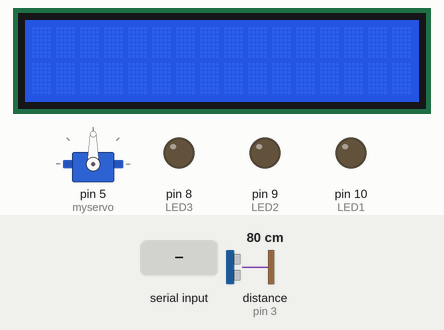
The sketch below on a simulated Arduino Uno, built with avr-gcc and run on an emulated ATmega328P. Parts: 16×2 character LCD, servo, output pins drawn as LEDs (lit = HIGH). The test bench sets the inputs (shaded band); at power-on: distance to the obstacle (sensor on pin 3) 80 cm. The echo pulse lasts 58.3 µs per cm; pins used as bus, display or sensor lines are not drawn.

Above: at 1.2 s.
1.3 s: "1" received over the second serial link
At 2.1 s:
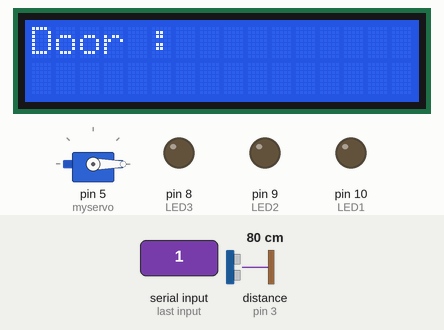
2.8 s: distance to the obstacle (sensor on pin 3) set to 49 cm
4.3 s: distance to the obstacle (sensor on pin 3) set to 43 cm
At 5.5 s:
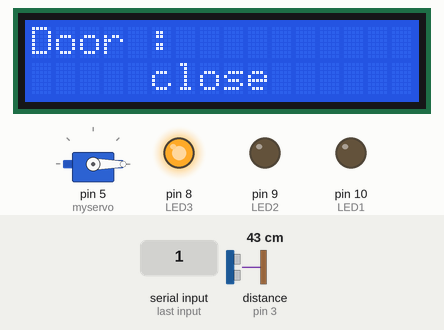
5.8 s: distance to the obstacle (sensor on pin 3) set to 33 cm
7.3 s: distance to the obstacle (sensor on pin 3) set to 27 cm
At 7.6 s:
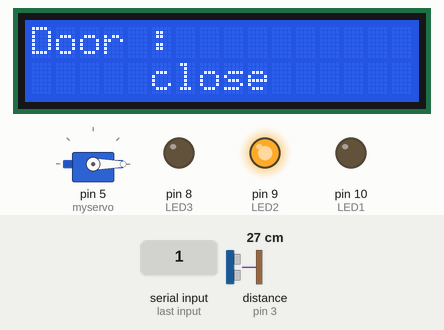
8.8 s: distance to the obstacle (sensor on pin 3) set to 17 cm
10.3 s: distance to the obstacle (sensor on pin 3) set to 14 cm
At 11.2 s:
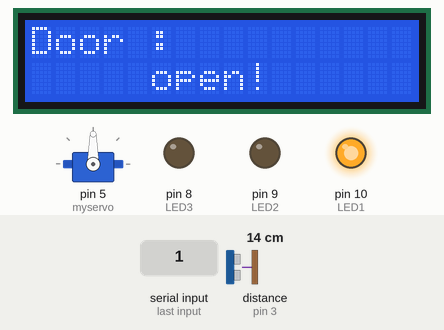
Timing chart, 0 to 13.3 s (numbered marks = the images above; inputs shaded):
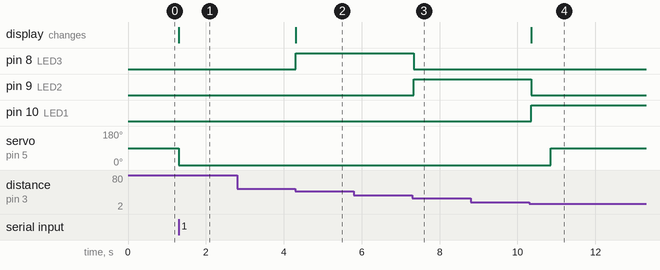

The sketch:

report_ino.ino
```cpp
#include <SoftwareSerial.h>
#include <Servo.h>
#define BT_TX 7
#define BT_RX 6
#define LED1 10
#define LED2 9
#define LED3 8
#define TRIG 2
#define ECHO 3
#define SERVO 5
#include <LiquidCrystal.h>

LiquidCrystal lcd(A0,A1,A2,A3,A4,A5);

SoftwareSerial BTSerial(BT_TX, BT_RX);
Servo myservo;
int cl = 0;
void setup(){
  BTSerial.begin(9600);
  pinMode(LED1, OUTPUT);
  pinMode(LED2, OUTPUT);
  pinMode(LED3, OUTPUT);
  pinMode(TRIG, OUTPUT);
  pinMode(ECHO, INPUT);
  lcd.begin(16,2);
  myservo.attach(5);
}

void loop(){
  if(BTSerial.available()){
    char cData = BTSerial.read();
    if('1'==cData){
      for(int i = 0 ; i<99999;i++){
      digitalWrite(TRIG, HIGH);
      delayMicroseconds(10);
      digitalWrite(TRIG, LOW);

      int duration = pulseIn(ECHO,HIGH);
      int distance = duration/29/2;


      lcd.setCursor(0,0);
      lcd.print("Door : ");
      lcd.setCursor(5,1);

      if(distance <= 15 && distance >=0){

        digitalWrite(LED1,OUTPUT);
        digitalWrite(LED2,LOW);
        digitalWrite(LED3,LOW);
        cl = 90;
        lcd.print("open!");
        delay(500);
        }
      else if(distance <= 30 && distance >= 16){
        digitalWrite(LED2,OUTPUT);
        digitalWrite(LED1,LOW);
        digitalWrite(LED3,LOW);
        cl = 0;
        lcd.print("close");
        delay(500);
        }
      else if(distance <= 45 && distance >= 31){
        digitalWrite(LED3,OUTPUT);
        digitalWrite(LED1,LOW);
        digitalWrite(LED2,LOW);
        cl = 0;
        lcd.print("close");
        delay(500);
        }myservo.write(cl);
      }

      }

    }
}
```

Measured:
- the behaviour switches between 46 and 45 cm on distance to the obstacle (sensor on pin 3) (found by bisection; images 1 and 2)
- the behaviour switches between 31 and 30 cm on distance to the obstacle (sensor on pin 3) (found by bisection; images 2 and 3)
- the behaviour switches between 16 and 15 cm on distance to the obstacle (sensor on pin 3) (found by bisection; images 3 and 4)
- after the input at 1.3 s, servo on pin 5 (myservo): 90° → 0° at once; the display: changes at once (image 1)
- after the input at 2.8 s, every drawn part: stays the same
- after the input at 4.3 s, pin 8 (LED3): LOW → HIGH at once; the display: changes at once (image 2)
- after the input at 5.8 s, every drawn part: stays the same
- after the input at 7.3 s, pin 8 (LED3): HIGH → LOW at once; pin 9 (LED2): LOW → HIGH at once
- after the input at 8.8 s, every drawn part: stays the same
- after the input at 10.3 s, pin 9 (LED2): HIGH → LOW after 0.05 s; pin 10 (LED1): LOW → HIGH after 0.05 s; servo on pin 5 (myservo): 0° → 90° after 0.55 s; the display: changes after 0.05 s (image 4)
